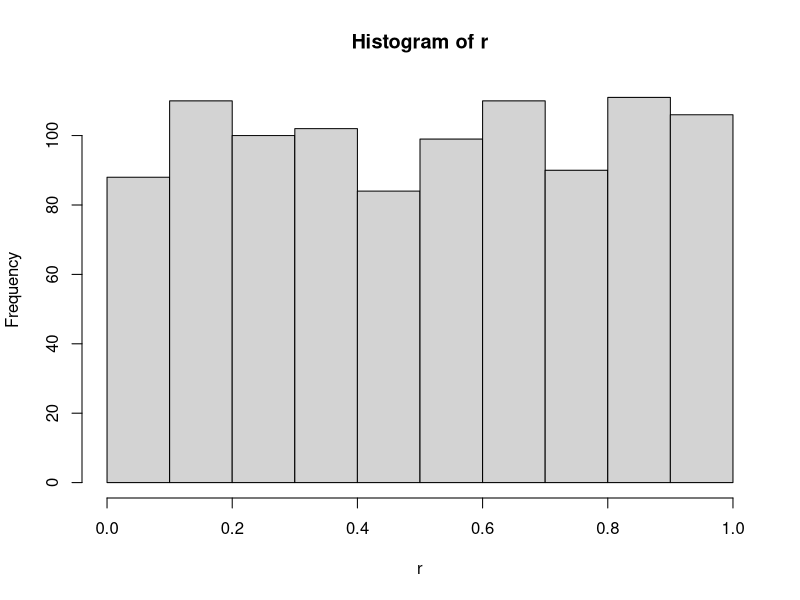
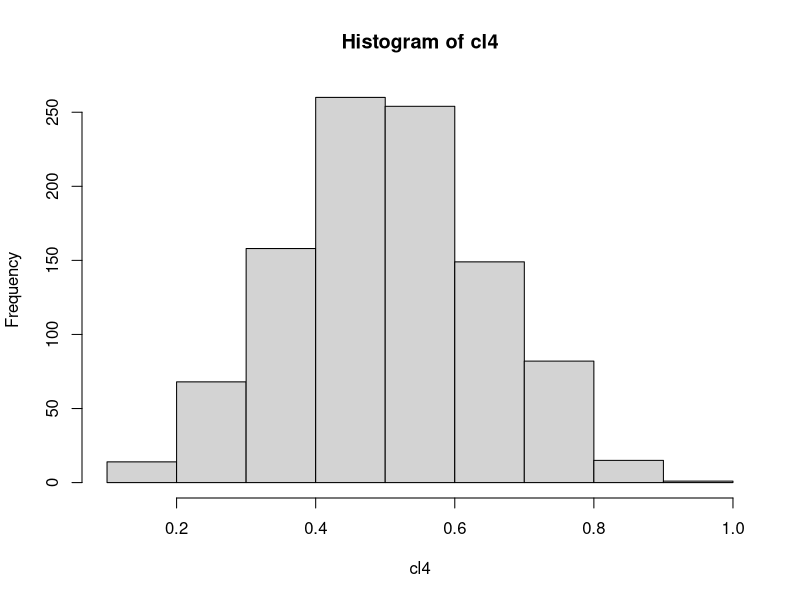
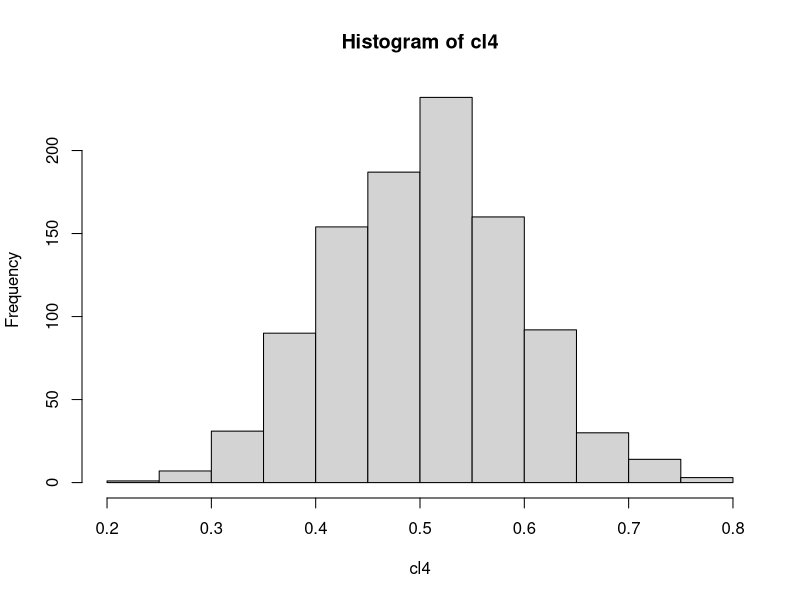

Write R code to recreate these figures, in order.
r= runif(1000)
hist(r)
meanr=mean(r)
sdr=sd(r)
samples1=sample(r,4)
samples2=sample(r,4)
samples3=sample(r,4)
mean(samples1)
mean(samples2)
mean(samples3)
cl4=mean(sample(r,4))
for (i in 1:1000){
  cl4=c(cl4, mean(sample(r,4)))
}
hist(cl4)
cl4=mean(sample(r,10))
for (i in 1:1000){
  cl4=c(cl4, mean(sample(r,10)))
}
hist(cl4)